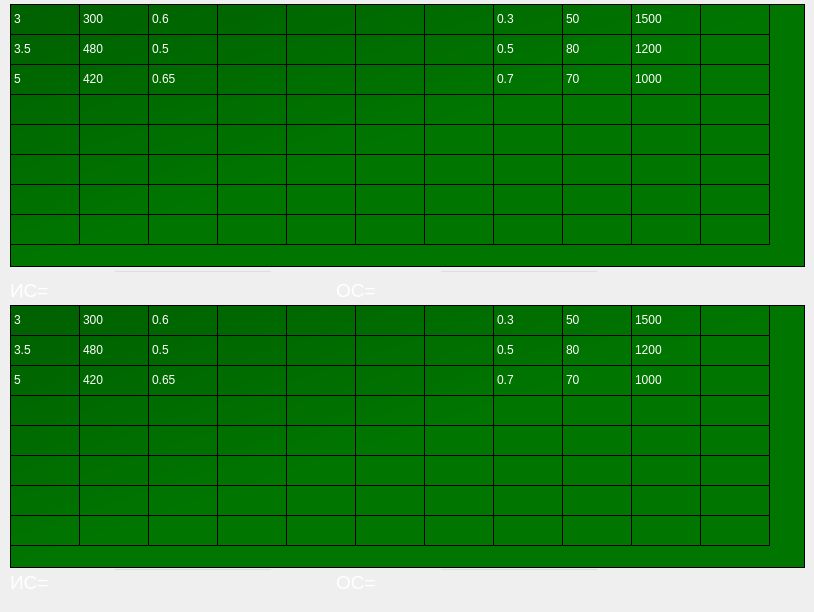
   <widget class="QWidget" name="MAI_23">
    <widget class="QLabel" name="OS_1_l_28">
     <property name="geometry">
      <rect>
       <x>336</x>
       <y>270</y>
       <width>121</width>
       <height>41</height>
      </rect>
     </property>
     <property name="styleSheet">
      <string notr="true">QLabel
{
color: white;
}</string>
     </property>
     <property name="text">
      <string>&lt;html&gt;&lt;head/&gt;&lt;body&gt;&lt;p&gt;&lt;span style=&quot; font-size:14pt;&quot;&gt;ОС=&lt;/span&gt;&lt;/p&gt;&lt;/body&gt;&lt;/html&gt;</string>
     </property>
    </widget>
    <widget class="QLineEdit" name="OS_28">
     <property name="geometry">
      <rect>
       <x>439</x>
       <y>270</y>
       <width>160</width>
       <height>30</height>
      </rect>
     </property>
     <property name="styleSheet">
      <string notr="true">QLineEdit
{
background: rgb(0,0,0,0);
color: white;
}</string>
     </property>
     <property name="text">
      <string/>
     </property>
    </widget>
    <widget class="QLabel" name="IS_1_l_28">
     <property name="geometry">
      <rect>
       <x>10</x>
       <y>270</y>
       <width>121</width>
       <height>41</height>
      </rect>
     </property>
     <property name="styleSheet">
      <string notr="true">QLabel
{
color: white;
}</string>
     </property>
     <property name="text">
      <string>&lt;html&gt;&lt;head/&gt;&lt;body&gt;&lt;p&gt;&lt;span style=&quot; font-size:14pt;&quot;&gt;ИС=&lt;/span&gt;&lt;/p&gt;&lt;/body&gt;&lt;/html&gt;</string>
     </property>
    </widget>
    <widget class="QLineEdit" name="IS_29">
     <property name="geometry">
      <rect>
       <x>113</x>
       <y>568</y>
       <width>160</width>
       <height>30</height>
      </rect>
     </property>
     <property name="styleSheet">
      <string notr="true">QLineEdit
{
background: rgb(0,0,0,0);
color: white;
}</string>
     </property>
     <property name="text">
      <string/>
     </property>
    </widget>
    <widget class="QLineEdit" name="IS_28">
     <property name="geometry">
      <rect>
       <x>113</x>
       <y>270</y>
       <width>160</width>
       <height>30</height>
      </rect>
     </property>
     <property name="styleSheet">
      <string notr="true">QLineEdit
{
background: rgb(0,0,0,0);
color: white;
}</string>
     </property>
     <property name="text">
      <string/>
     </property>
    </widget>
    <widget class="QTableWidget" name="tableWidget_40">
     <property name="geometry">
      <rect>
       <x>10</x>
       <y>4</y>
       <width>795</width>
       <height>263</height>
      </rect>
     </property>
     <property name="styleSheet">
      <string notr="true">QTableWidget
{
background-color: 
qlineargradient(x1: 0, y1: 0, x2: 0.5, y2: 0.5, stop: 0 #006000, stop: 1 #007500);
color:white;
}</string>
     </property>
     <property name="columnCount">
      <number>11</number>
     </property>
     <attribute name="horizontalHeaderVisible">
      <bool>false</bool>
     </attribute>
     <attribute name="horizontalHeaderDefaultSectionSize">
      <number>69</number>
     </attribute>
     <attribute name="verticalHeaderVisible">
      <bool>false</bool>
     </attribute>
     <row>
      <property name="text">
       <string>А</string>
      </property>
     </row>
     <row>
      <property name="text">
       <string>Б</string>
      </property>
     </row>
     <row>
      <property name="text">
       <string>В</string>
      </property>
     </row>
     <row>
      <property name="text">
       <string>Г</string>
      </property>
     </row>
     <row>
      <property name="text">
       <string>Д</string>
      </property>
     </row>
     <row>
      <property name="text">
       <string>Е</string>
      </property>
     </row>
     <row>
      <property name="text">
       <string>Ё</string>
      </property>
     </row>
     <row>
      <property name="text">
       <string>sum</string>
      </property>
     </row>
     <column>
      <property name="text">
       <string>A</string>
      </property>
     </column>
     <column>
      <property name="text">
       <string>Б</string>
      </property>
     </column>
     <column>
      <property name="text">
       <string>В</string>
      </property>
     </column>
     <column>
      <property name="text">
       <string>Г</string>
      </property>
     </column>
     <column>
      <property name="text">
       <string>Д</string>
      </property>
     </column>
     <column>
      <property name="text">
       <string>Е</string>
      </property>
     </column>
     <column>
      <property name="text">
       <string>Ё</string>
      </property>
     </column>
     <column>
      <property name="text">
       <string>П(а(i))</string>
      </property>
     </column>
     <column>
      <property name="text">
       <string>П(а(i))^(1/6)</string>
      </property>
     </column>
     <column>
      <property name="text">
       <string>x(i)</string>
      </property>
     </column>
     <column>
      <property name="text">
       <string>max(lambda)</string>
      </property>
     </column>
     <item row="0" column="0">
      <property name="text">
       <string>3</string>
      </property>
     </item>
     <item row="0" column="1">
      <property name="text">
       <string>300</string>
      </property>
     </item>
     <item row="0" column="2">
      <property name="text">
       <string>0.6</string>
      </property>
     </item>
     <item row="0" column="7">
      <property name="text">
       <string>0.3</string>
      </property>
     </item>
     <item row="0" column="8">
      <property name="text">
       <string>50</string>
      </property>
     </item>
     <item row="0" column="9">
      <property name="text">
       <string>1500</string>
      </property>
     </item>
     <item row="1" column="0">
      <property name="text">
       <string>3.5</string>
      </property>
     </item>
     <item row="1" column="1">
      <property name="text">
       <string>480</string>
      </property>
     </item>
     <item row="1" column="2">
      <property name="text">
       <string>0.5</string>
      </property>
     </item>
     <item row="1" column="7">
      <property name="text">
       <string>0.5</string>
      </property>
     </item>
     <item row="1" column="8">
      <property name="text">
       <string>80</string>
      </property>
     </item>
     <item row="1" column="9">
      <property name="text">
       <string>1200</string>
      </property>
     </item>
     <item row="2" column="0">
      <property name="text">
       <string>5</string>
      </property>
     </item>
     <item row="2" column="1">
      <property name="text">
       <string>420</string>
      </property>
     </item>
     <item row="2" column="2">
      <property name="text">
       <string>0.65</string>
      </property>
     </item>
     <item row="2" column="7">
      <property name="text">
       <string>0.7</string>
      </property>
     </item>
     <item row="2" column="8">
      <property name="text">
       <string>70</string>
      </property>
     </item>
     <item row="2" column="9">
      <property name="text">
       <string>1000</string>
      </property>
     </item>
    </widget>
    <widget class="QLabel" name="IS_1_l_29">
     <property name="geometry">
      <rect>
       <x>10</x>
       <y>562</y>
       <width>121</width>
       <height>41</height>
      </rect>
     </property>
     <property name="styleSheet">
      <string notr="true">QLabel
{
color: white;
}</string>
     </property>
     <property name="text">
      <string>&lt;html&gt;&lt;head/&gt;&lt;body&gt;&lt;p&gt;&lt;span style=&quot; font-size:14pt;&quot;&gt;ИС=&lt;/span&gt;&lt;/p&gt;&lt;/body&gt;&lt;/html&gt;</string>
     </property>
    </widget>
    <widget class="QLineEdit" name="OS_29">
     <property name="geometry">
      <rect>
       <x>439</x>
       <y>568</y>
       <width>160</width>
       <height>30</height>
      </rect>
     </property>
     <property name="styleSheet">
      <string notr="true">QLineEdit
{
background: rgb(0,0,0,0);
color: white;
}</string>
     </property>
     <property name="text">
      <string/>
     </property>
    </widget>
    <widget class="QTableWidget" name="tableWidget_41">
     <property name="geometry">
      <rect>
       <x>10</x>
       <y>305</y>
       <width>795</width>
       <height>263</height>
      </rect>
     </property>
     <property name="styleSheet">
      <string notr="true">QTableWidget
{
background-color: 
qlineargradient(x1: 0, y1: 0, x2: 0.5, y2: 0.5, stop: 0 #006000, stop: 1 #007500);
color:white;
}</string>
     </property>
     <property name="columnCount">
      <number>11</number>
     </property>
     <attribute name="horizontalHeaderVisible">
      <bool>false</bool>
     </attribute>
     <attribute name="horizontalHeaderCascadingSectionResizes">
      <bool>true</bool>
     </attribute>
     <attribute name="horizontalHeaderDefaultSectionSize">
      <number>69</number>
     </attribute>
     <attribute name="verticalHeaderVisible">
      <bool>false</bool>
     </attribute>
     <attribute name="verticalHeaderCascadingSectionResizes">
      <bool>true</bool>
     </attribute>
     <row>
      <property name="text">
       <string>А</string>
      </property>
     </row>
     <row>
      <property name="text">
       <string>Б</string>
      </property>
     </row>
     <row>
      <property name="text">
       <string>В</string>
      </property>
     </row>
     <row>
      <property name="text">
       <string>Г</string>
      </property>
     </row>
     <row>
      <property name="text">
       <string>Д</string>
      </property>
     </row>
     <row>
      <property name="text">
       <string>Е</string>
      </property>
     </row>
     <row>
      <property name="text">
       <string>Ё</string>
      </property>
     </row>
     <row>
      <property name="text">
       <string>sum</string>
      </property>
     </row>
     <column>
      <property name="text">
       <string>A</string>
      </property>
     </column>
     <column>
      <property name="text">
       <string>Б</string>
      </property>
     </column>
     <column>
      <property name="text">
       <string>В</string>
      </property>
     </column>
     <column>
      <property name="text">
       <string>Г</string>
      </property>
     </column>
     <column>
      <property name="text">
       <string>Д</string>
      </property>
     </column>
     <column>
      <property name="text">
       <string>Е</string>
      </property>
     </column>
     <column>
      <property name="text">
       <string>Ё</string>
      </property>
     </column>
     <column>
      <property name="text">
       <string>П(а(i))</string>
      </property>
     </column>
     <column>
      <property name="text">
       <string>П(а(i))^(1/6)</string>
      </property>
     </column>
     <column>
      <property name="text">
       <string>x(i)</string>
      </property>
     </column>
     <column>
      <property name="text">
       <string>max(lambda)</string>
      </property>
     </column>
     <item row="0" column="0">
      <property name="text">
       <string>3</string>
      </property>
     </item>
     <item row="0" column="1">
      <property name="text">
       <string>300</string>
      </property>
     </item>
     <item row="0" column="2">
      <property name="text">
       <string>0.6</string>
      </property>
     </item>
     <item row="0" column="7">
      <property name="text">
       <string>0.3</string>
      </property>
     </item>
     <item row="0" column="8">
      <property name="text">
       <string>50</string>
      </property>
     </item>
     <item row="0" column="9">
      <property name="text">
       <string>1500</string>
      </property>
     </item>
     <item row="1" column="0">
      <property name="text">
       <string>3.5</string>
      </property>
     </item>
     <item row="1" column="1">
      <property name="text">
       <string>480</string>
      </property>
     </item>
     <item row="1" column="2">
      <property name="text">
       <string>0.5</string>
      </property>
     </item>
     <item row="1" column="7">
      <property name="text">
       <string>0.5</string>
      </property>
     </item>
     <item row="1" column="8">
      <property name="text">
       <string>80</string>
      </property>
     </item>
     <item row="1" column="9">
      <property name="text">
       <string>1200</string>
      </property>
     </item>
     <item row="2" column="0">
      <property name="text">
       <string>5</string>
      </property>
     </item>
     <item row="2" column="1">
      <property name="text">
       <string>420</string>
      </property>
     </item>
     <item row="2" column="2">
      <property name="text">
       <string>0.65</string>
      </property>
     </item>
     <item row="2" column="7">
      <property name="text">
       <string>0.7</string>
      </property>
     </item>
     <item row="2" column="8">
      <property name="text">
       <string>70</string>
      </property>
     </item>
     <item row="2" column="9">
      <property name="text">
       <string>1000</string>
      </property>
     </item>
    </widget>
    <widget class="QLabel" name="OS_1_l_29">
     <property name="geometry">
      <rect>
       <x>336</x>
       <y>562</y>
       <width>121</width>
       <height>41</height>
      </rect>
     </property>
     <property name="styleSheet">
      <string notr="true">QLabel
{
color: white;
}</string>
     </property>
     <property name="text">
      <string>&lt;html&gt;&lt;head/&gt;&lt;body&gt;&lt;p&gt;&lt;span style=&quot; font-size:14pt;&quot;&gt;ОС=&lt;/span&gt;&lt;/p&gt;&lt;/body&gt;&lt;/html&gt;</string>
     </property>
    </widget>
   </widget>
